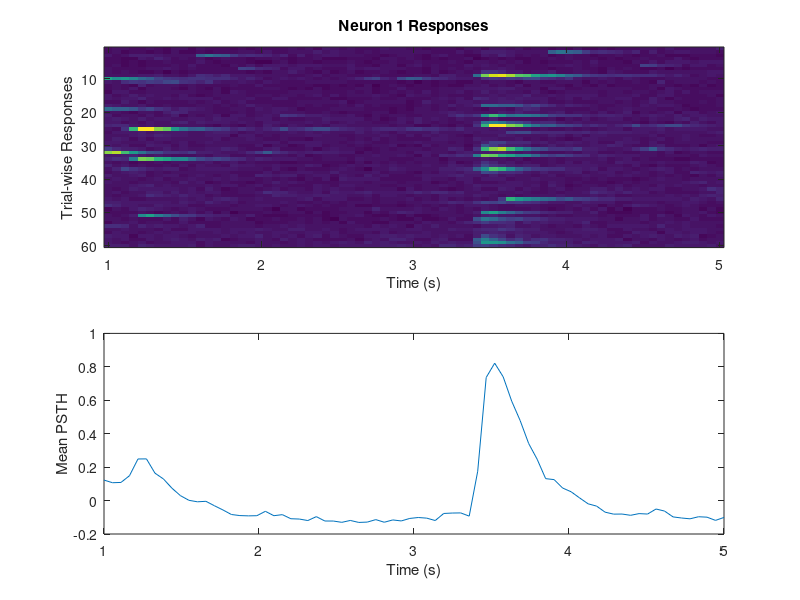
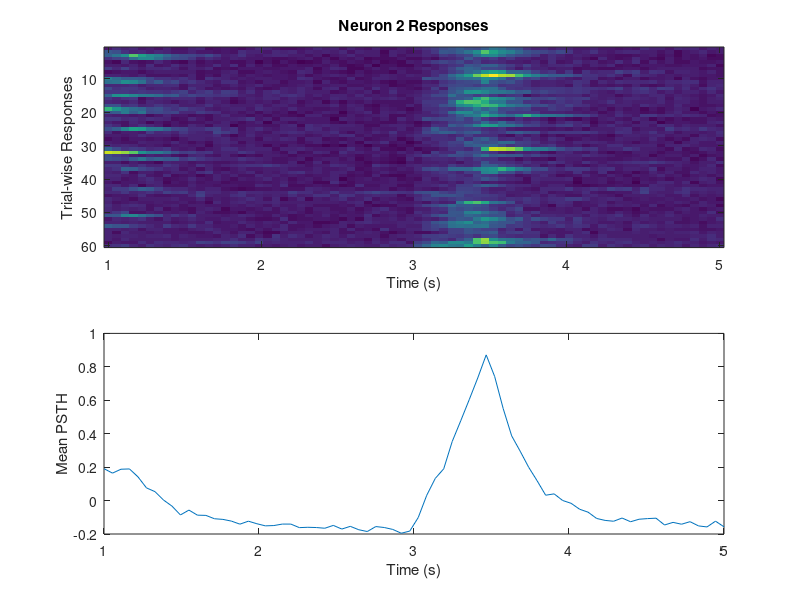
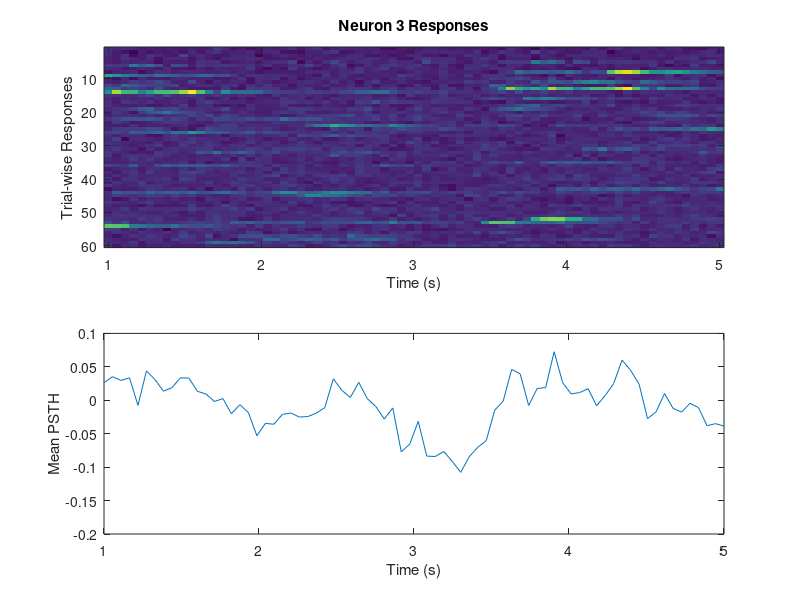
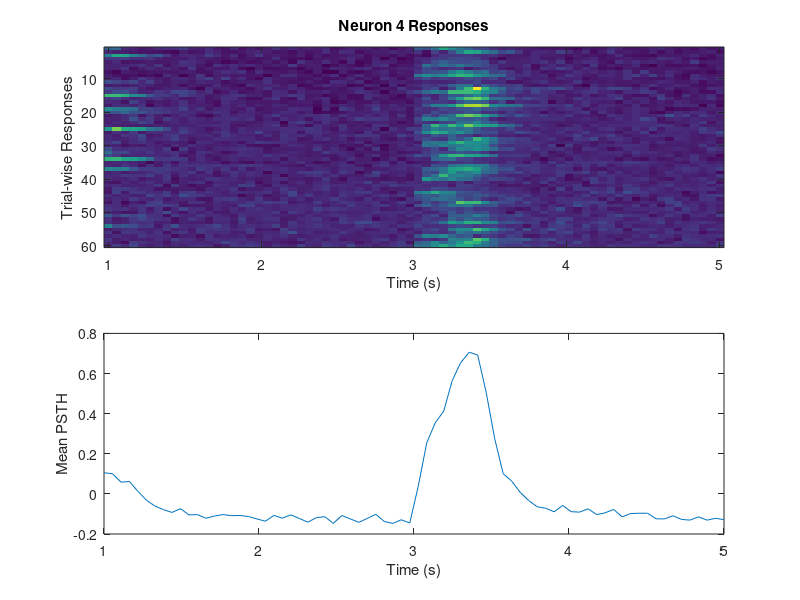

Recreate these plots in MATLAB, in order. (Note: this script raises an error after producing the figures.)
%% Load data
%load C:\Users\NaanB\Documents\Matlab\530Neuro\HW3\Data\imagingData.mat
load imagingData.mat
load stimType.mat   % for Q.6

% Load Variables
raw_dFF = data.raw_dFF;         % 2a
stimInd = data.idxCueOn;        % 2a: sample number of each presented stimulus

numStim = length(stimInd);      % 2b: number of presented stimuli
numCells = size(raw_dFF, 1);    % 2c: number of cells

timeVec = data.timeFrame./1000;  % 2d: sample times IN SECONDS

stimTimes = timeVec(data.idxCueOn);     % 2e: time IN SECONDS of each stimulus 
if stimTimes(1) > timeVec(1) && stimTimes(end) < timeVec(end)  % Confirm first and last stimuli are within timeVec
    disp("Sanity Check: First and last stimuli are within the range of timeVec!")
else
    disp("WARNING: First and last stimuli ARE NOT within the range of timeVec.")
end
           
for i = 1:length(timeVec)               % 2f
    timeVecDiff = diff(timeVec);        % get the difference between each element in timeVec to calculate mean sample rate
end
meanSampleRate = mean(timeVecDiff);
meanFramesPerSecond = 1/meanSampleRate;

%% Q1. 
% convert timestamps of stimuli to frames in the video. Since it will be an imperfect conversion, use floor to round down to the closest integer.
for i = 1:length(stimInd)
    stimInFrames(i) = floor(stimInd(i)*meanFramesPerSecond);   
end

% get the window size to use for each neuron. The window size for each neuron will be the smallest inter stimulus interval.
windowSizeInTime = min(floor(diff(stimTimes)));                         % The smallest period between stimuli in seconds
windowSizeInFrames = ceil(windowSizeInTime * meanFramesPerSecond);      % 1/2 the window size in frames

allCellRasters = {};
for i= 1:numCells
    currCellDFF = raw_dFF(i, :);
    currCellResp = [];
    for j = 1:numStim   % get sound triggered dff for 1 neuron
        currResp = currCellDFF(stimInd(j) - windowSizeInFrames : stimInd(j) + windowSizeInFrames - 1); % instructions say windowSizeInFrames * 2 + 1, but doesn't that make an uneven vector? Paired T-test of [windowSize:stimulus(exclusive)) vs. [stimulus(inclusive):windowsize] won't work with + 1 ?? 
        currCellResp(j,:) = currResp;
    end
    allCellRasters{i} = currCellResp;
end
%% Q2.
xAxis = 1:windowSizeInTime;
yAxis = 1:numStim;
for i = 1:5 %length(allCellRasters)  % FOR JONATHAN, capped at 5. To see all neurons, remove number and uncomment %length 
    figure
    subplot(2,1,1)
    imagesc(xAxis, yAxis, allCellRasters{i})     % use imagesc x, y syntax. THANKS JOHNATHAN
    title(sprintf('Neuron %d Responses', i))
    ylabel('Trial-wise Responses')
    xlabel('Time (s)')

    subplot(2,1,2)
    x = linspace(1,windowSizeInTime, length(allCellRasters{i}));    % JESUS. The easiest way to match x-axes for both subplots is to use linspace to make x-axis for plot fn.
    plot(x, mean(allCellRasters{i}))
    xlabel('Time (s)')
    ylabel('Mean PSTH') 
end
%% Q3. Using a function to derive a Neuron's DFF raster
% currDFFRaster = deriveDFFraster(currCellDFF, stimInd, windowSizeInFrames);
for i = 1:numCells
    currCellDFF = raw_dFF(i, :);
    allCellRasters{i} = deriveDFFraster(currCellDFF, stimInd, windowSizeInFrames);    % calculate the DFF raster for the i-th neuron, and save it in allCellRastersFn{i}
end
%% Q4. Determine statistical significance of responsiveness of a given neurons dFF raster
for i = 1:numCells
    currCellDFF = allCellRasters{i};
    isResponsive(i) = testSoundResponsiveness(currCellDFF,windowSizeInFrames);
end    
%% Q5. 
responsiveCells = isResponsive;
responsiveRate = (sum(isResponsive))/length(isResponsive);          % 5a. 
sprintf("%d/%d cells are responsive to the sound stimulus!", sum(isResponsive), length(isResponsive))

% The test outcome easily captures sound responsiveness to cells that have a very strong or clear response to the stimulus (such as neuron 4).
% The test outcome also captures the non-responding cells which do not respond to a sound stimulus (such as neuron 10) very well.
% The test outcome does not capture sound responsiveness of 'messy' neurons which might be randomly firing before the stimulus, but have a clear but
% delayed and weak or inconsistent response to the sound stimulus (such as neuron 7). There is a clear alignment of firing for this neuron as seen on the raster plot
% that is not captured by the t-test.  

%% Q6. Using stimType.mat
% 6a.
%xAxis = linspace(1,windowSizeInTime, length(allCellRasters{i}));
xAxis = linspace(-4,4,74);
yAxis = 1:numStim;
for i = 1:5 %length(allCellRasters)  % FOR JONATHAN, capped at 5. To see all neurons, remove number and uncomment %length 
    figure
    hold on
    title(sprintf('Cell #%d Responsive=%d', i, responsiveCells(i)))
    ylabel('Stimulus number')
    xlabel('Time (s)')
    for j = 1:numStim
        if stimType(j) == 1
            color = 'b';
        elseif stimType(j) == 2
            color = 'r';
        elseif stimType(j) == 3
            color = 'g';
        elseif stimType(j) == 4
            color = 'k';
        end

        plot(xAxis, allCellRasters{i}(j, :), color)
        
    end
end    

% 6b.
% Neuron 29 responds robustly to all of the different stimuli.
% Neuron 33 consistently responds strongly to stimulus 4. Interestingly, it seems to consistently respond weakly to stimulus 3 (weak compared to stimulus 4), and does so slightly earlier than the other stimuli. 
% Neuron 9 consistently has large responses to all stimuli (though, neuron 9 also seems to respond the least robustly to stimulus 1)
% Neuron 8 shows consistent differences in the timing and intensities of stimuli. Neuron 8 consistently fires faster for stimulus 2 and consistently fires slower for stimulus 3. It also has the strongest, yet 'middle speed' response to stimulus 1. 
